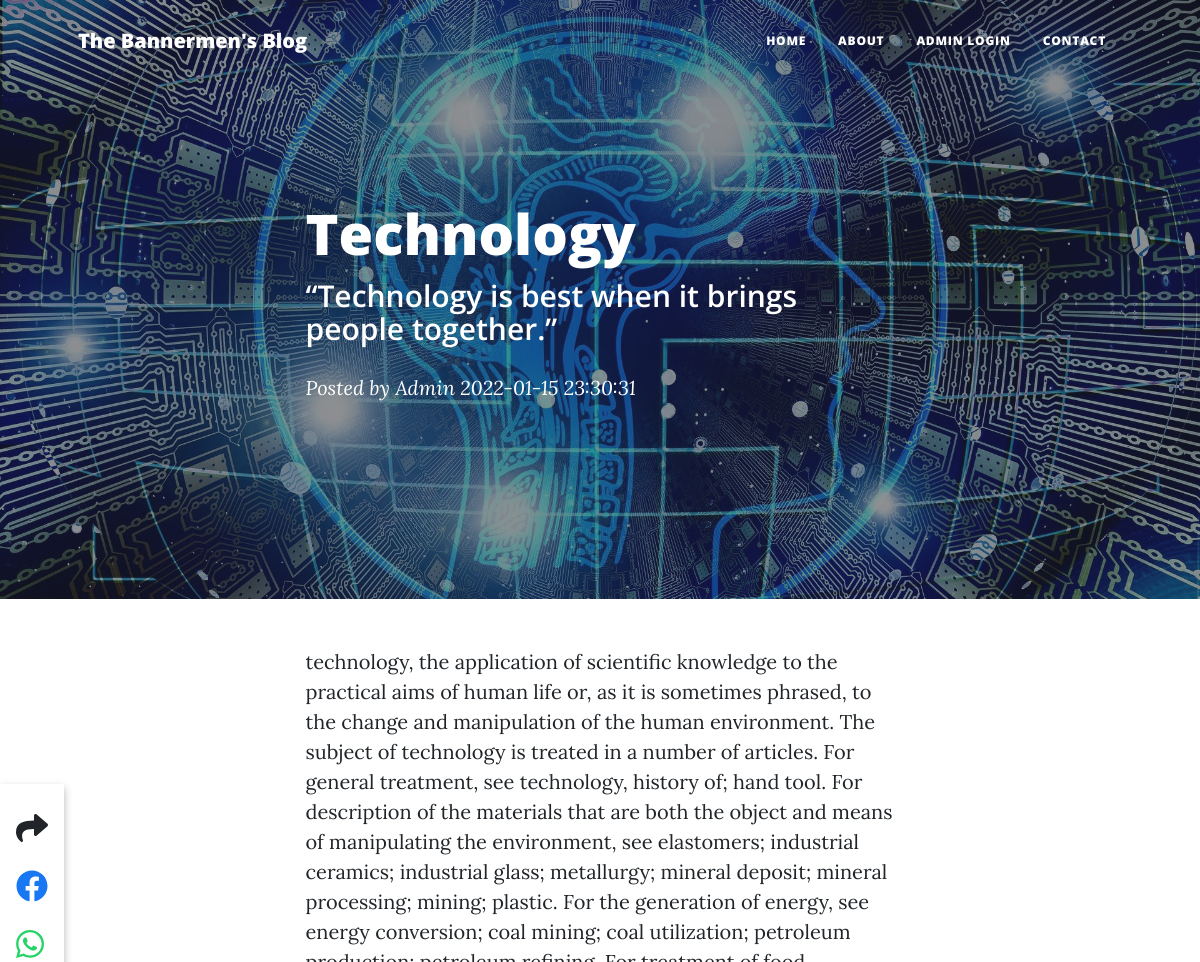
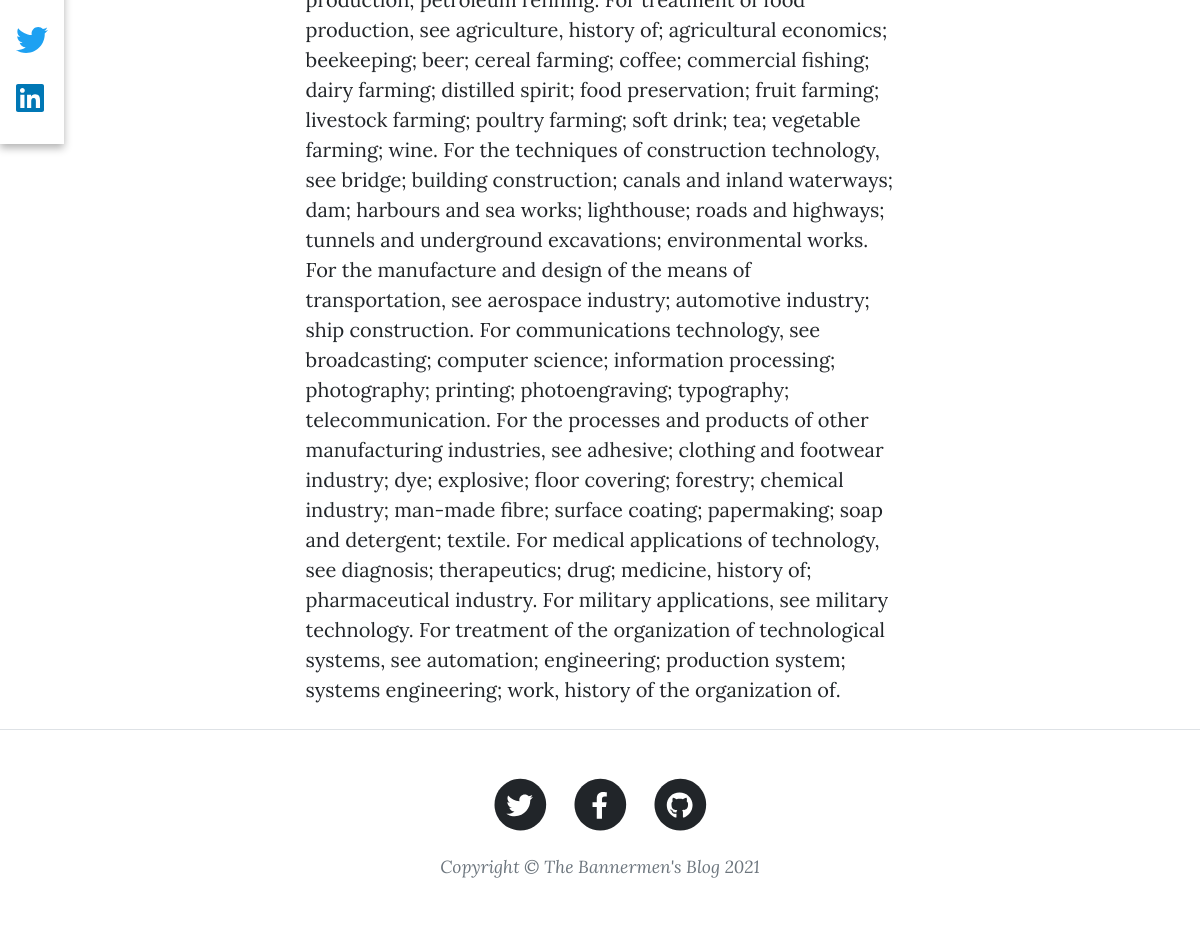
The app's page /post/the-technology-blog with its own data (2 pictures, top to bottom).
### main.py (models this page shows)
class Posts(db.Model):
    sno = db.Column(db.Integer, primary_key=True)
    title = db.Column(db.String(80), nullable=False)
    slug = db.Column(db.String(21), nullable=False)
    tagline = db.Column(db.String(21), nullable=False)
    content = db.Column(db.String(100), nullable=False)
    date = db.Column(db.String(12), nullable=True)
    img_file = db.Column(db.String(12), nullable=True)

### main.py (the view)
@app.route("/post/<string:post_slug>", methods=['GET'])
def post(post_slug):
    ppost = Posts.query.filter_by(slug=post_slug).first()
    return render_template('post.html', params=params, post=ppost)

### templates/post.html (shortened to what this page needs)
{% extends "layout.html" %}
{% block body %}
{% set fname='assets/img/'+post.img_file %}
<header class="masthead" style="background-image: url('{{ url_for('static', filename=fname)}}')">
    <div class="container position-relative px-4 px-lg-5">
        <div class="row gx-4 gx-lg-5 justify-content-center">
            <div class="col-md-10 col-lg-8 col-xl-7">
                <div class="post-heading">
                    <h1>{{post.title}}</h1>
                    <h2 class="subheading">{{post.tagline}}</h2>
                    <span class="meta">
                        Posted by
                        <a href="#!">
                            Admin
                        </a>
                        {{post.date}}
                    </span>
                </div>
            </div>
        </div>
    </div>
</header>
<div class="share-btn-container">
    <div class="share-btn" title="Share this Post"><i class="fas fa-share"></i></div>
    <a href="#"  class="facebook-btn"><i class="fab fa-facebook"></i></a>
    <a href="#"  class="whatsapp-btn"> <i class="fab fa-whatsapp"></i></a>
    <a href="#"  class="twitter-btn"> <i class="fab fa-twitter"></i></a>
    <a href="#"  class="linkedin-btn"> <i class="fab fa-linkedin"></i></a>
</div>
<article class="mb-4">
    <div class="container px-4 px-lg-5">
        <div class="row gx-4 gx-lg-5 justify-content-center">
            <div class="col-md-10 col-lg-8 col-xl-7">
               {{post.content}}
            </div>
        </div>
    </div>
</article>
{% endblock %}

### templates/post.html (style rules this page uses)
.share-btn-container { background:white; display: flex; flex-direction: column; padding: 16px; box-shadow: 0 4px 8px rgba(0,0,0,0.3); position:fixed; top: 50%; transform: translateY(-50%); }
.share-btn-container a { font-size: 32px; margin: 5px 0; transition: 500ms; }
.share-btn { font-size: 32px; margin: 5px 0; }
.share-btn-container .fa-facebook { color:#1877f2 ; }
.share-btn-container .fa-twitter { color:#1da1f2 ; }
.share-btn-container .fa-whatsapp { color:#25d366 ; }
.share-btn-container .fa-linkedin { color:#0077b5 ; }

### records on screen
Posts: title "Technology", tagline "“Technology is best when it brings people together.”", date "2022-01-15 23:30:31", content "technology, the application of scientific knowledge to the practical aims of human life or, as it is sometimes phrased, to the change and manipulation of the human environment. The subject of technology is treated in a number of articles. For general treatment, see technology, history of; hand tool. For description of the materials that are both the object and means of manipulating the environment, see elastomers; industrial ceramics; industrial glass; metallurgy; mineral deposit; mineral processing; mining; plastic. For the generation of energy, see energy conversion; coal mining; coal utilization; petroleum production; petroleum refining. For treatment of food production, see agriculture,…"
